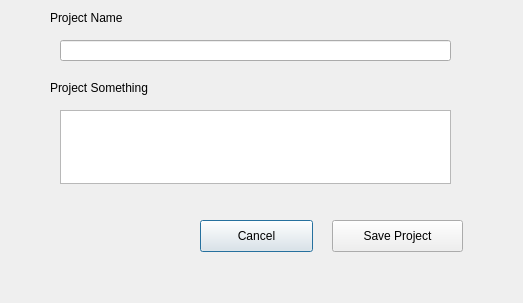
<?xml version="1.0" encoding="UTF-8"?>
<ui version="4.0">
 <class>Dialog_project_detail</class>
 <widget class="QDialog" name="Dialog_project_detail">
  <property name="geometry">
   <rect>
    <x>0</x>
    <y>0</y>
    <width>523</width>
    <height>303</height>
   </rect>
  </property>
  <property name="windowTitle">
   <string>Dialog</string>
  </property>
  <widget class="QLineEdit" name="lineEdit_project_name">
   <property name="geometry">
    <rect>
     <x>60</x>
     <y>40</y>
     <width>391</width>
     <height>21</height>
    </rect>
   </property>
  </widget>
  <widget class="QLabel" name="label">
   <property name="geometry">
    <rect>
     <x>50</x>
     <y>10</y>
     <width>111</width>
     <height>16</height>
    </rect>
   </property>
   <property name="text">
    <string>Project Name</string>
   </property>
  </widget>
  <widget class="QLabel" name="label_2">
   <property name="geometry">
    <rect>
     <x>50</x>
     <y>80</y>
     <width>221</width>
     <height>16</height>
    </rect>
   </property>
   <property name="text">
    <string>Project Something</string>
   </property>
  </widget>
  <widget class="QPushButton" name="pushButton_cancel_new_project">
   <property name="geometry">
    <rect>
     <x>200</x>
     <y>220</y>
     <width>113</width>
     <height>32</height>
    </rect>
   </property>
   <property name="text">
    <string>Cancel</string>
   </property>
  </widget>
  <widget class="QPushButton" name="pushButton_save_project">
   <property name="geometry">
    <rect>
     <x>332</x>
     <y>220</y>
     <width>131</width>
     <height>32</height>
    </rect>
   </property>
   <property name="text">
    <string>Save Project</string>
   </property>
  </widget>
  <widget class="QPlainTextEdit" name="plainTextEdit_project_description">
   <property name="geometry">
    <rect>
     <x>60</x>
     <y>110</y>
     <width>391</width>
     <height>74</height>
    </rect>
   </property>
  </widget>
 </widget>
 <resources/>
 <connections/>
</ui>
